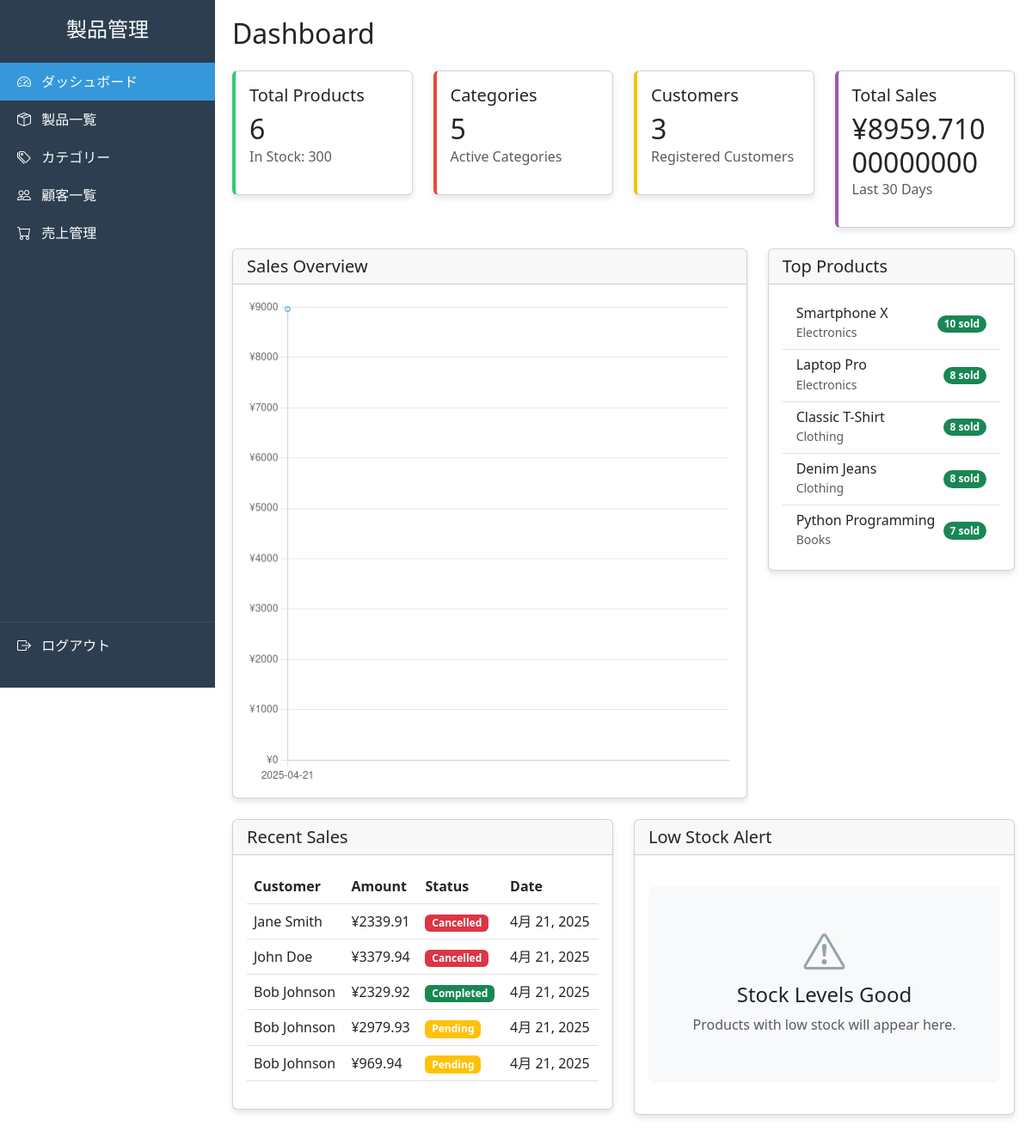
The app's page / (signed in) with its own data.
### product_management/products/models.py (models this page shows, shortened)
class Product(models.Model):
    name = models.CharField(max_length=200)
    description = models.TextField()
    category = models.ForeignKey(Category, on_delete=models.CASCADE, related_name='products')
    price = models.DecimalField(
        max_digits=10,
        decimal_places=2,
        validators=[MinValueValidator(Decimal('0.01'))]
    )
    stock = models.PositiveIntegerField(default=0)
    image = models.ImageField(upload_to='products/', blank=True, null=True)
    created_at = models.DateTimeField(auto_now_add=True)
    updated_at = models.DateTimeField(auto_now=True)
    class Meta:
        ordering = ['name']

class Category(models.Model):
    name = models.CharField(max_length=100)
    description = models.TextField(blank=True)
    created_at = models.DateTimeField(auto_now_add=True)
    updated_at = models.DateTimeField(auto_now=True)
    class Meta:
        verbose_name_plural = 'Categories'
        ordering = ['name']

class Sale(models.Model):
    customer = models.ForeignKey(Customer, on_delete=models.CASCADE, related_name='sales')
    sale_date = models.DateTimeField(auto_now_add=True)
    total_amount = models.DecimalField(max_digits=10, decimal_places=2)
    status = models.CharField(
        max_length=20,
        choices=[
            ('pending', 'Pending'),
            ('completed', 'Completed'),
            ('cancelled', 'Cancelled')
        ],
        default='pending'
    )
    created_at = models.DateTimeField(auto_now_add=True)
    updated_at = models.DateTimeField(auto_now=True)

class Customer(models.Model):
    name = models.CharField(max_length=200)
    email = models.EmailField(unique=True)
    phone = models.CharField(max_length=20, blank=True)
    address = models.TextField()
    created_at = models.DateTimeField(auto_now_add=True)
    updated_at = models.DateTimeField(auto_now=True)

### product_management/products/views.py (the view)
# urls.py: path('', DashboardView.as_view(), name='dashboard'),
class DashboardView(LoginRequiredMixin, TemplateView):
    template_name = 'products/dashboard.html'
    def get_context_data(self, **kwargs):
        context = super().get_context_data(**kwargs)
        end_date = timezone.now()
        start_date = end_date - timedelta(days=30)
        context['total_products'] = Product.objects.count()
        context['total_stock'] = Product.objects.aggregate(total=Sum('stock'))['total'] or 0
        context['total_categories'] = Category.objects.count()
        context['total_customers'] = Customer.objects.count()
        sales_data = Sale.objects.filter(
            sale_date__range=(start_date, end_date),
            status='completed'
        ).annotate(
            date=TruncDate('sale_date')
        ).values('date').annotate(
            amount=Sum('total_amount')
        ).order_by('date')
        if sales_data:
            context['sales_data'] = True
            context['dates'] = [sale['date'].strftime('%Y-%m-%d') for sale in sales_data]
            context['sales_amounts'] = [float(sale['amount']) for sale in sales_data]
        context['top_products'] = Product.objects.annotate(
            sales_count=Count('saleitem')
        ).order_by('-sales_count')[:5]
        context['recent_sales'] = Sale.objects.select_related(
            'customer'
        ).order_by('-sale_date')[:5]
        context['low_stock_products'] = Product.objects.select_related(
            'category'
        ).filter(stock__lt=10).order_by('stock')[:5]
        context['total_sales'] = Sale.objects.filter(
            sale_date__range=(start_date, end_date),
            status='completed'
        ).aggregate(total=Sum('total_amount'))['total'] or 0
        return context

### product_management/products/templates/products/dashboard.html
{% extends 'products/base.html' %}
{% block content %}
<h2 class="mb-4">Dashboard</h2>
<div class="row">
    <div class="col-md-3 mb-4">
        <div class="card stats-card products">
            <div class="card-body">
                <h5 class="card-title">Total Products</h5>
                <h2 class="mb-0">{{ total_products|default:"0" }}</h2>
                <p class="text-muted">In Stock: {{ total_stock|default:"0" }}</p>
            </div>
        </div>
    </div>
    <div class="col-md-3 mb-4">
        <div class="card stats-card categories">
            <div class="card-body">
                <h5 class="card-title">Categories</h5>
                <h2 class="mb-0">{{ total_categories|default:"0" }}</h2>
                <p class="text-muted">Active Categories</p>
            </div>
        </div>
    </div>
    <div class="col-md-3 mb-4">
        <div class="card stats-card customers">
            <div class="card-body">
                <h5 class="card-title">Customers</h5>
                <h2 class="mb-0">{{ total_customers|default:"0" }}</h2>
                <p class="text-muted">Registered Customers</p>
            </div>
        </div>
    </div>
    <div class="col-md-3 mb-4">
        <div class="card stats-card sales">
            <div class="card-body">
                <h5 class="card-title">Total Sales</h5>
                <h2 class="mb-0">¥{{ total_sales|default:"0.00" }}</h2>
                <p class="text-muted">Last 30 Days</p>
            </div>
        </div>
    </div>
</div>
<div class="row">
    <div class="col-md-8 mb-4">
        <div class="card">
            <div class="card-header">
                <h5 class="card-title mb-0">Sales Overview</h5>
            </div>
            <div class="card-body">
                {% if sales_data %}
                <canvas id="salesChart" height="300"></canvas>
                {% else %}
                <div class="empty-state">
                    <i class="bi bi-graph-up"></i>
                    <h4>No Sales Data Available</h4>
                    <p class="text-muted">Start making sales to see your statistics here.</p>
                </div>
                {% endif %}
            </div>
        </div>
    </div>
    <div class="col-md-4 mb-4">
        <div class="card">
            <div class="card-header">
                <h5 class="card-title mb-0">Top Products</h5>
            </div>
            <div class="card-body">
                {% if top_products %}
                <div class="list-group list-group-flush">
                    {% for product in top_products %}
                    <div class="list-group-item">
                        <div class="d-flex justify-content-between align-items-center">
                            <div>
                                <h6 class="mb-0">{{ product.name }}</h6>
                                <small class="text-muted">{{ product.category.name }}</small>
                            </div>
                            <span class="badge bg-success rounded-pill">{{ product.sales_count }} sold</span>
                        </div>
                    </div>
                    {% endfor %}
                </div>
                {% else %}
                <div class="empty-state">
                    <i class="bi bi-box-seam"></i>
                    <h4>No Products Sold</h4>
                    <p class="text-muted">Your top selling products will appear here.</p>
                </div>
                {% endif %}
            </div>
        </div>
    </div>
</div>
<div class="row">
    <div class="col-md-6 mb-4">
        <div class="card">
            <div class="card-header">
                <h5 class="card-title mb-0">Recent Sales</h5>
            </div>
            <div class="card-body">
                {% if recent_sales %}
                <div class="table-responsive">
                    <table class="table">
                        <thead>
                            <tr>
                                <th>Customer</th>
                                <th>Amount</th>
                                <th>Status</th>
                                <th>Date</th>
                            </tr>
                        </thead>
                        <tbody>
                            {% for sale in recent_sales %}
                            <tr>
                                <td>{{ sale.customer.name }}</td>
                                <td>¥{{ sale.total_amount }}</td>
                                <td>
                                    <span class="badge {% if sale.status == 'completed' %}bg-success{% elif sale.status == 'pending' %}bg-warning{% else %}bg-danger{% endif %}">
                                        {{ sale.status|title }}
                                    </span>
                                </td>
                                <td>{{ sale.sale_date|date:"M d, Y" }}</td>
                            </tr>
                            {% endfor %}
                        </tbody>
                    </table>
                </div>
                {% else %}
                <div class="empty-state">
                    <i class="bi bi-receipt"></i>
                    <h4>No Recent Sales</h4>
                    <p class="text-muted">Your recent sales will appear here.</p>
                </div>
                {% endif %}
            </div>
        </div>
    </div>
    <div class="col-md-6 mb-4">
        <div class="card">
            <div class="card-header">
                <h5 class="card-title mb-0">Low Stock Alert</h5>
            </div>
            <div class="card-body">
                {% if low_stock_products %}
                <div class="list-group list-group-flush">
                    {% for product in low_stock_products %}
                    <div class="list-group-item">
                        <div class="d-flex justify-content-between align-items-center">
                            <div>
                                <h6 class="mb-0">{{ product.name }}</h6>
                                <small class="text-muted">{{ product.category.name }}</small>
                            </div>
                            <span class="badge bg-danger rounded-pill">{{ product.stock }} left</span>
                        </div>
                    </div>
                    {% endfor %}
                </div>
                {% else %}
                <div class="empty-state">
                    <i class="bi bi-exclamation-triangle"></i>
                    <h4>Stock Levels Good</h4>
                    <p class="text-muted">Products with low stock will appear here.</p>
                </div>
                {% endif %}
            </div>
        </div>
    </div>
</div>
{% endblock %}
{% block extra_js %}
{% if sales_data %}
<script>
document.addEventListener('DOMContentLoaded', function() {
    const ctx = document.getElementById('salesChart').getContext('2d');
    new Chart(ctx, {
        type: 'line',
        data: {
            labels: {{ dates|safe }},
            datasets: [{
                label: 'Sales',
                data: {{ sales_amounts|safe }},
                borderColor: '#3498db',
                tension: 0.4,
                fill: true,
                backgroundColor: 'rgba(52, 152, 219, 0.1)'
            }]
        },
        options: {
            responsive: true,
            plugins: {
                legend: {
                    display: false
                }
            },
            scales: {
                y: {
                    beginAtZero: true,
                    ticks: {
                        callback: function(value) {
                            return '¥' + value;
                        }
                    }
                }
            }
        }
    });
});
</script>
{% endif %}
{% endblock %}

### product_management/products/templates/products/base.html (shortened to what this page needs)
<!DOCTYPE html>
<html lang="ja">
<head>
    <link href="https://cdn.jsdelivr.net/npm/bootstrap@5.3.0/dist/css/bootstrap.min.css" rel="stylesheet">
    <link rel="stylesheet" href="https://cdn.jsdelivr.net/npm/bootstrap-icons@1.7.2/font/bootstrap-icons.css">
</head>
<body>
    <div class="sidebar">
        <h4 class="text-center mb-4">製品管理</h4>
        <nav>
            <div>
                <a href="{% url 'products:dashboard' %}" class="sidebar-link {% if request.resolver_match.view_name == 'products:dashboard' %}active{% endif %}">
                    <i class="bi bi-speedometer2 me-2"></i> ダッシュボード
                </a>
                <a href="{% url 'products:product_list' %}" class="sidebar-link {% if request.resolver_match.view_name == 'products:product_list' %}active{% endif %}">
                    <i class="bi bi-box-seam me-2"></i> 製品一覧
                </a>
                <a href="{% url 'products:category_list' %}" class="sidebar-link {% if request.resolver_match.view_name == 'products:category_list' %}active{% endif %}">
                    <i class="bi bi-tags me-2"></i> カテゴリー
                </a>
                <a href="{% url 'products:customer_list' %}" class="sidebar-link {% if request.resolver_match.view_name == 'products:customer_list' %}active{% endif %}">
                    <i class="bi bi-people me-2"></i> 顧客一覧
                </a>
                <a href="{% url 'products:sale_list' %}" class="sidebar-link {% if request.resolver_match.view_name == 'products:sale_list' %}active{% endif %}">
                    <i class="bi bi-cart me-2"></i> 売上管理
                </a>
            </div>
            <form method="post" action="{% url 'logout' %}" class="mt-auto">
                <button type="submit" class="sidebar-link logout-btn">
                    <i class="bi bi-box-arrow-right me-2"></i> ログアウト
                </button>
            </form>
        </nav>
    </div>
    <div class="main-content">
        {% block content %}
        {% endblock %}
    </div>
    {% block extra_js %}{% endblock %}
</body>
</html>

### product_management/products/templates/products/base.html (style rules this page uses)
:root { --sidebar-width: 250px; }
.sidebar { width: var(--sidebar-width); position: fixed; top: 0; left: 0; height: 100vh; background-color: #2c3e50; padding-top: 20px; color: white; }
.main-content { margin-left: var(--sidebar-width); padding: 20px; }
.sidebar-link { color: white; text-decoration: none; padding: 10px 20px; display: block; transition: background-color 0.3s; }
.sidebar-link.active { background-color: #3498db; }
.sidebar nav { display: flex; flex-direction: column; height: calc(100vh - 100px); }
.card { box-shadow: 0 4px 6px rgba(0, 0, 0, 0.1); transition: transform 0.3s; }
.stats-card { border-left: 4px solid; }
.stats-card.products { border-left-color: #2ecc71; }
.stats-card.categories { border-left-color: #e74c3c; }
.stats-card.customers { border-left-color: #f1c40f; }
.stats-card.sales { border-left-color: #9b59b6; }
.empty-state { text-align: center; padding: 40px; background-color: #f8f9fa; border-radius: 8px; margin: 20px 0; }
.empty-state i { font-size: 48px; color: #95a5a6; margin-bottom: 20px; }
.logout-btn { background: none; border: none; width: 100%; text-align: left; margin-top: auto; border-top: 1px solid rgba(255,255,255,0.1); padding-top: 15px; }

### records on screen
Product: name "Smartphone X", category.name "Electronics", sales_count "10"
Product: name "Laptop Pro", category.name "Electronics", sales_count "8"
Product: name "Classic T-Shirt", category.name "Clothing", sales_count "8"
Product: name "Denim Jeans", category.name "Clothing", sales_count "8"
Product: name "Python Programming", category.name "Books", sales_count "7"
Sale: customer.name "Jane Smith", total_amount "2339.91", status "Cancelled", sale_date "4月 21, 2025"
Sale: customer.name "John Doe", total_amount "3379.94", status "Cancelled", sale_date "4月 21, 2025"
Sale: customer.name "Bob Johnson", total_amount "2329.92", status "Completed", sale_date "4月 21, 2025"
Sale: customer.name "Bob Johnson", total_amount "2979.93", status "Pending", sale_date "4月 21, 2025"
Sale: customer.name "Bob Johnson", total_amount "969.94", status "Pending", sale_date "4月 21, 2025"

### other values on screen
{{ total_products|default:"0" }} "6"
{{ total_stock|default:"0" }} "300"
{{ total_categories|default:"0" }} "5"
{{ total_customers|default:"0" }} "3"
{{ total_sales|default:"0.00" }} "8959.71000000000"
chart data {{ dates|safe }} ['2025-04-21']
chart data {{ sales_amounts|safe }} [8959.71]
